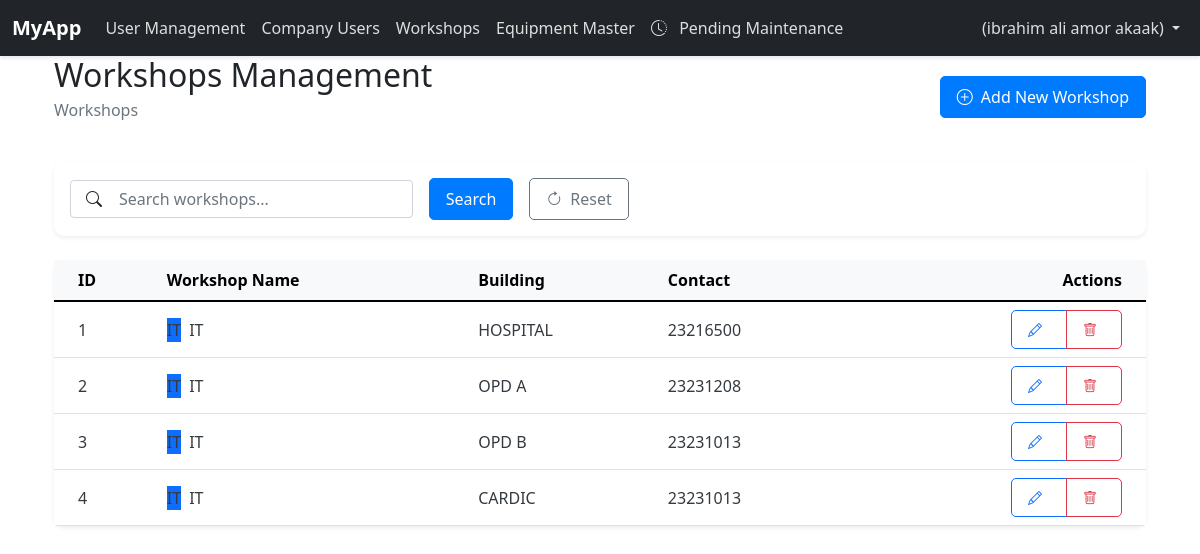
The page /workshops/workshops (signed in) on the database its author committed.
### app/models.py (models this page shows, shortened)
class User(db.Model, UserMixin):
    __tablename__ = "user"
    staffno = db.Column( db.String(80), unique=True, nullable=False, primary_key=True, index=True)
    staffname = db.Column(db.String(80), nullable=False)
    isadmin = db.Column(db.Boolean, default=False)
    password_hash = db.Column(db.String(128), nullable=False)
    created_at = db.Column(db.DateTime, default=get_muscat_time)
    updated_at = db.Column(db.DateTime, default=get_muscat_time, onupdate=get_muscat_time)
    registered_maintenance = relationship('MaintenanceRecord', back_populates='user')

class Workshop(db.Model):
    __tablename__ = "workshop"
    id = db.Column(db.Integer, primary_key=True)
    workshopname = db.Column(db.String(100), nullable=False)
    building = db.Column(db.String(100), nullable=False)
    contact = db.Column(db.String(100))

### app/routers/workshop_routes.py (the view, shortened to what this page needs)
@workshop_bp.route('/workshops')
@login_required
def workshop_list():
    search = request.args.get('search', '')
    query = Workshop.query
    workshops = query.order_by(Workshop.workshopname).all()
    search_form = WorkshopSearchForm()
    search_form.search.data = search
    return render_template('workshop/list.html',
                         workshops=workshops,
                         search_form=search_form)

### app/forms/workshop_forms.py
class WorkshopSearchForm(FlaskForm):
    search = StringField('Search', validators=[Length(max=100)])
    submit = SubmitField('Search')

### app/__init__.py (called while the page is built)
@login_manager.user_loader
def load_user(user_id):
    from .models import User
    return User.query.get(int(user_id))

### app/templates/workshop/list.html (shortened to what this page needs)
{% extends "base.html" %}
{% block content %}
<div class="container">
    <div class="d-flex justify-content-between align-items-center mb-4">
        <div>
            <h2 class="text-dark mb-1">Workshops Management</h2>
            <nav aria-label="breadcrumb">
                <ol class="breadcrumb">
                    <li class="breadcrumb-item active">Workshops</li>
                </ol>
            </nav>
        </div>
        <div>
            <a href="{{ url_for('workshop.add_workshop') }}" class="btn btn-primary">
                <i class="bi bi-plus-circle me-2"></i>Add New Workshop
            </a>
        </div>
    </div>
    <div class="card shadow-sm mb-4">
        <div class="card-body">
            <form method="GET" action="{{ url_for('workshop.workshop_list') }}" class="row g-3 align-items-center" id="searchForm">
                <div class="col-md-4">
                    <div class="search-box position-relative">
                        <i class="bi bi-search position-absolute top-50 start-0 translate-middle-y ms-3"></i>
                        {{ search_form.search(class="form-control ps-5", placeholder="Search workshops...", value=request.args.get('search', ''), id="searchInput") }}
                    </div>
                </div>
                <div class="col-md-auto">
                    {{ search_form.submit(class="btn btn-primary") }}
                </div>
                <div class="col-md-auto">
                    <a href="{{ url_for('workshop.workshop_list') }}" class="btn btn-outline-secondary" id="resetSearch">
                        <i class="bi bi-arrow-clockwise me-2"></i>Reset
                    </a>
                </div>
            </form>
        </div>
    </div>
    <div class="card shadow-sm">
        <div class="card-body p-0">
            {% if workshops %}
            <div class="table-responsive">
                <table class="table table-hover mb-0">
                    <thead class="table-light">
                        <tr>
                            <th class="ps-4">ID</th>
                            <th>Workshop Name</th>
                            <th>Building</th>
                            <th>Contact</th>
                            <th class="text-end pe-4">Actions</th>
                        </tr>
                    </thead>
                    <tbody>
                        {% for workshop in workshops %}
                        <tr>
                            <td class="ps-4">{{ workshop.id }}</td>
                            <td>
                                <div class="d-flex align-items-center">
                                    <div class="avatar-circle bg-primary me-2">
                                        {{ workshop.workshopname[:2].upper() }}
                                    </div>
                                    {{ workshop.workshopname }}
                                </div>
                            </td>
                            <td>{{ workshop.building }}</td>
                            <td class="arabic-text">{{ workshop.contact }}</td>
                            <td class="text-end pe-4">
                                <div class="btn-group">
                                    <a href="{{ url_for('workshop.edit_workshop', id=workshop.id) }}"
                                       class="btn btn-sm btn-outline-primary"
                                       data-bs-toggle="tooltip"
                                       title="Edit">
                                        <i class="bi bi-pencil"></i>
                                    </a>
                                    <button type="button"
                                            class="btn btn-sm btn-outline-danger"
                                            data-bs-toggle="modal"
                                            data-bs-target="#deleteModal{{ workshop.id }}"
                                            title="Delete">
                                        <i class="bi bi-trash"></i>
                                    </button>
                                </div>
                            </td>
                        </tr>
                        {% endfor %}
                    </tbody>
                </table>
            </div>
            {% endif %}
        </div>
    </div>
</div>
{% endblock %}

### app/templates/navbar.html (shortened to what this page needs)
<nav class="navbar navbar-expand-lg navbar-dark bg-dark">
    <div class="container-fluid">
        <a class="navbar-brand" href="{{ url_for('main.index') }}">MyApp</a>
        <div class="collapse navbar-collapse" id="navbarNav">
            {% if current_user.is_authenticated %}
            <ul class="navbar-nav me-auto mb-2 mb-lg-0">
                <li class="nav-item">
                    <a class="nav-link" href="{{ url_for('users.user_list') }}">User Management</a>
                </li>
                <li class="nav-item">
                    <a class="nav-link" href="{{ url_for('company.company_list') }}">Company Users</a>
                </li>
                <li class="nav-item">
                    <a class="nav-link" href="{{ url_for('workshop.workshop_list') }}">Workshops</a>
                </li>
                <li class="nav-item">
                    <a class="nav-link" href="{{ url_for('equipment.equipment_master') }}">Equipment Master</a>
                </li>
                <li class="nav-item">
                    <a class="nav-link" href="{{ url_for('equipment.pending_maintenance') }}">
                        <i class="bi bi-clock-history"></i>
                        Pending Maintenance
                    </a>
                </li>
            </ul>
            {% endif %}
            <ul class="navbar-nav ml-auto">
                {% if current_user.is_authenticated %}
                <li class="nav-item dropdown">
                    <a class="nav-link dropdown-toggle" href="#" id="userDropdown" role="button" data-bs-toggle="dropdown" aria-haspopup="true" aria-expanded="false">
                        {{ current_user.username }} ({{ current_user.staffname }})
                    </a>
                </li>
                {% endif %}
            </ul>
        </div>
    </div>
</nav>

### app/static/css/main.css (style rules this page uses)
.card { border: none; border-radius: 10px; box-shadow: 0 0 15px rgba(0,0,0,0.1); transition: all 0.3s ease; }
.btn { padding: 0.5rem 1rem; border-radius: 5px; }
.btn i { margin-right: 0.5rem; }
.table { margin-bottom: 0; }
.table th { border-top: none; font-weight: 600; }
.card { border-radius: 10px; box-shadow: 0 4px 8px rgba(0, 0, 0, 0.1); transition: box-shadow 0.3s ease; }
.btn { border-radius: 5px; transition: background-color 0.3s ease; }

### app/static/css/base.css (style rules this page uses)
:root { --primary-color: #007bff; --secondary-color: #6c757d; --success-color: #28a745; --danger-color: #dc3545; --warning-color: #ffc107; --info-color: #17a2b8; --light-color: #f8f9fa; --dark-color: #343a40; --white-color: #ffffff; --gray-color: #6c757d; --gray-dark-color: #343a40; --border-color: #dee2e6; }
.navbar { box-shadow: 0 2px 4px rgba(0,0,0,.1); }
.nav-link i { margin-right: 0.5rem; }

### app/static/css/style.css (style rules this page uses)
.navbar-brand { font-weight: bold; }
.nav-link { color: rgba(255, 255, 255, .85) !important; }
.card { box-shadow: 0 2px 4px rgba(0,0,0,0.1); transition: all 0.3s ease; }
.btn { transition: all 0.3s ease; }
.btn-primary { background-color: var(--primary-color); border-color: var(--primary-color); }
.table { background-color: var(--white-color); border-radius: 4px; overflow: hidden; }
.table thead th { background-color: var(--light-color); border-bottom: 2px solid var(--border-color); }

### app/static/css/maintenance.css (style rules this page uses)
.table { margin-bottom: 0; }
.table th { background: var(--light-color); border-bottom: 2px solid var(--border-color); }
.table td { vertical-align: middle; }
.table td { color: var(--dark-color); }

### rows shown on the page
User: staffname "ibrahim ali amor akaak"
Workshop: id "1", workshopname "IT", building "HOSPITAL", contact "23216500"
Workshop: id "2", workshopname "IT", building "OPD A", contact "23231208"
Workshop: id "3", workshopname "IT", building "OPD B", contact "23231013"
Workshop: id "4", workshopname "IT", building "CARDIC", contact "23231013"
